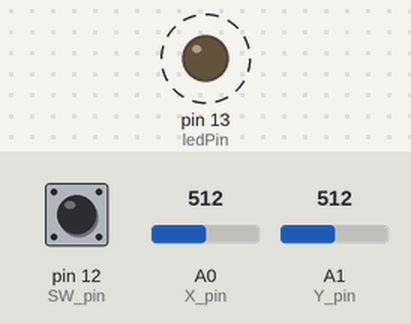
Bench run of a sketch on a simulated Arduino Uno, built with avr-gcc and run on an emulated ATmega328P. Parts: output pins drawn as LEDs (lit = HIGH). Dashed ring = blinking. The test bench sets the inputs (shaded band); at power-on: pin 12 (SW_pin) HIGH, A0 (X_pin) = 512, A1 (Y_pin) = 512. What the sketch prints to the serial monitor is not drawn.

Above: at 0.2 s.
Timing chart, 0 to 3.0 s (numbered marks = the images above):
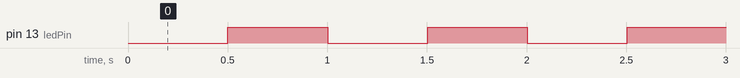

Measured:
- by itself, pin 13 (ledPin): alternates HIGH for 0.50 s and LOW for 0.50 s

The sketch:

joystick_i2c_slave.ino
```cpp
#define DEBUG

#include <Wire.h>
union u_tag {
  uint8_t b[4];
  uint16_t i[2];
} tmp_data[3];

// joystick
const int SW_pin = 12; // digital pin connected to switch output
const int X_pin = A0; // analog pin connected to X output
const int Y_pin = A1; // analog pin connected to Y output

int keyPress = 0;
bool keyPressStatus = false;

unsigned long joyPreviousMillis = 0;
const long joyInterval = 250;

// led
const int ledPin =  LED_BUILTIN;
int ledState = LOW;
unsigned long ledPreviousMillis = 0;
const long ledInterval = 500;

void setup() {
  // joystick
  pinMode(SW_pin, INPUT);
  digitalWrite(SW_pin, HIGH);
  pinMode(ledPin, OUTPUT);

  // i2c
  Wire.begin(8);
  Wire.onRequest(requestEvent);

  // on esp8266 first byte cannot be used above 127
  // so we skip the first two bytes
  tmp_data[0].i[0] = 0;
  tmp_data[0].i[1] = 0;

  Serial.begin(115200);
}

void requestEvent() {
  Wire.write((uint8_t*)&tmp_data, 8);
  keyPressStatus = false;

}

void loop() {

  uint16_t x, y;

  unsigned long currentMillis = millis();

  if (currentMillis - joyPreviousMillis >= joyInterval) {
    joyPreviousMillis = currentMillis;

    x = analogRead(X_pin);
    y = analogRead(Y_pin);

    if(!keyPressStatus) {
      keyPress = digitalRead(SW_pin);
      keyPressStatus = true;
    }

    tmp_data[0].i[1] = x;
    tmp_data[1].i[0] = y;
    tmp_data[1].i[1] = keyPress;

    #ifdef DEBUG
    Serial.print(tmp_data[1].i[0]); Serial.print("\t"); Serial.println(tmp_data[1].i[1]);
    #endif
  }

  // internal led blink
  if (currentMillis - ledPreviousMillis >= ledInterval) {
    ledPreviousMillis = currentMillis;
    if (ledState == LOW) {
      ledState = HIGH;
    } else {
      ledState = LOW;
    }
    digitalWrite(ledPin, ledState);
  }
  delay(50);
}
```
